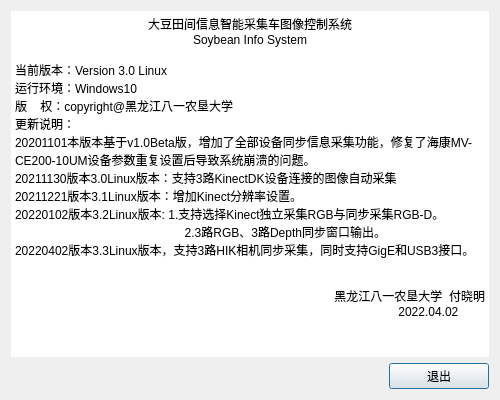
<?xml version="1.0" encoding="UTF-8"?>
<ui version="4.0">
 <class>help_Dialog</class>
 <widget class="QDialog" name="help_Dialog">
  <property name="geometry">
   <rect>
    <x>0</x>
    <y>0</y>
    <width>500</width>
    <height>400</height>
   </rect>
  </property>
  <property name="sizePolicy">
   <sizepolicy hsizetype="Fixed" vsizetype="Fixed">
    <horstretch>0</horstretch>
    <verstretch>0</verstretch>
   </sizepolicy>
  </property>
  <property name="minimumSize">
   <size>
    <width>500</width>
    <height>400</height>
   </size>
  </property>
  <property name="maximumSize">
   <size>
    <width>500</width>
    <height>400</height>
   </size>
  </property>
  <property name="windowTitle">
   <string>关于本程序</string>
  </property>
  <layout class="QGridLayout" name="gridLayout_2">
   <item row="0" column="0">
    <spacer name="horizontalSpacer_3">
     <property name="orientation">
      <enum>Qt::Horizontal</enum>
     </property>
     <property name="sizeType">
      <enum>QSizePolicy::Fixed</enum>
     </property>
     <property name="sizeHint" stdset="0">
      <size>
       <width>0</width>
       <height>20</height>
      </size>
     </property>
    </spacer>
   </item>
   <item row="0" column="1">
    <layout class="QGridLayout" name="gridLayout">
     <item row="1" column="0">
      <widget class="QTextBrowser" name="Description_Browser">
       <property name="frameShape">
        <enum>QFrame::NoFrame</enum>
       </property>
       <property name="frameShadow">
        <enum>QFrame::Sunken</enum>
       </property>
       <property name="html">
        <string>&lt;!DOCTYPE HTML PUBLIC &quot;-//W3C//DTD HTML 4.0//EN&quot; &quot;http://www.w3.org/TR/REC-html40/strict.dtd&quot;&gt;
&lt;html&gt;&lt;head&gt;&lt;meta name=&quot;qrichtext&quot; content=&quot;1&quot; /&gt;&lt;style type=&quot;text/css&quot;&gt;
p, li { white-space: pre-wrap; }
&lt;/style&gt;&lt;/head&gt;&lt;body style=&quot; font-family:'Ubuntu'; font-size:11pt; font-weight:400; font-style:normal;&quot;&gt;
&lt;p align=&quot;center&quot; style=&quot; margin-top:0px; margin-bottom:0px; margin-left:0px; margin-right:0px; -qt-block-indent:0; text-indent:0px;&quot;&gt;&lt;span style=&quot; font-family:'SimSun'; font-size:9pt;&quot;&gt;大豆田间信息智能采集车图像控制系统&lt;/span&gt;&lt;/p&gt;
&lt;p align=&quot;center&quot; style=&quot; margin-top:0px; margin-bottom:0px; margin-left:0px; margin-right:0px; -qt-block-indent:0; text-indent:0px;&quot;&gt;&lt;span style=&quot; font-family:'SimSun'; font-size:9pt;&quot;&gt;Soybean Info System&lt;/span&gt;&lt;/p&gt;
&lt;p style=&quot;-qt-paragraph-type:empty; margin-top:0px; margin-bottom:0px; margin-left:0px; margin-right:0px; -qt-block-indent:0; text-indent:0px; font-family:'SimSun'; font-size:9pt;&quot;&gt;&lt;br /&gt;&lt;/p&gt;
&lt;p style=&quot; margin-top:0px; margin-bottom:0px; margin-left:0px; margin-right:0px; -qt-block-indent:0; text-indent:0px;&quot;&gt;&lt;span style=&quot; font-family:'SimSun'; font-size:9pt;&quot;&gt;当前版本：Version 3.0 Linux&lt;/span&gt;&lt;/p&gt;
&lt;p style=&quot; margin-top:0px; margin-bottom:0px; margin-left:0px; margin-right:0px; -qt-block-indent:0; text-indent:0px;&quot;&gt;&lt;span style=&quot; font-family:'SimSun'; font-size:9pt;&quot;&gt;运行环境：Windows10&lt;/span&gt;&lt;/p&gt;
&lt;p style=&quot; margin-top:0px; margin-bottom:0px; margin-left:0px; margin-right:0px; -qt-block-indent:0; text-indent:0px;&quot;&gt;&lt;span style=&quot; font-family:'SimSun'; font-size:9pt;&quot;&gt;版    权：copyright@黑龙江八一农垦大学&lt;/span&gt;&lt;/p&gt;
&lt;p style=&quot; margin-top:0px; margin-bottom:0px; margin-left:0px; margin-right:0px; -qt-block-indent:0; text-indent:0px;&quot;&gt;&lt;span style=&quot; font-family:'SimSun'; font-size:9pt;&quot;&gt;更新说明：&lt;/span&gt;&lt;/p&gt;
&lt;p style=&quot; margin-top:0px; margin-bottom:0px; margin-left:0px; margin-right:0px; -qt-block-indent:0; text-indent:0px;&quot;&gt;&lt;span style=&quot; font-family:'SimSun'; font-size:9pt;&quot;&gt;20201101本版本基于v1.0Beta版，增加了全部设备同步信息采集功能，修复了海康MV-CE200-10UM设备参数重复设置后导致系统崩溃的问题。&lt;/span&gt;&lt;/p&gt;
&lt;p style=&quot; margin-top:0px; margin-bottom:0px; margin-left:0px; margin-right:0px; -qt-block-indent:0; text-indent:0px;&quot;&gt;&lt;span style=&quot; font-family:'SimSun'; font-size:9pt;&quot;&gt;20211130版本3.0Linux版本：支持3路KinectDK设备连接的图像自动采集&lt;/span&gt;&lt;/p&gt;
&lt;p style=&quot; margin-top:0px; margin-bottom:0px; margin-left:0px; margin-right:0px; -qt-block-indent:0; text-indent:0px;&quot;&gt;&lt;span style=&quot; font-family:'SimSun'; font-size:9pt;&quot;&gt;20211221版本3.1Linux版本：增加Kinect分辨率设置。&lt;/span&gt;&lt;/p&gt;
&lt;p style=&quot; margin-top:0px; margin-bottom:0px; margin-left:0px; margin-right:0px; -qt-block-indent:0; text-indent:0px;&quot;&gt;&lt;span style=&quot; font-family:'SimSun'; font-size:9pt;&quot;&gt;20220102版本3.2Linux版本: 1.支持选择Kinect独立采集RGB与同步采集RGB-D。&lt;/span&gt;&lt;/p&gt;
&lt;p style=&quot; margin-top:0px; margin-bottom:0px; margin-left:0px; margin-right:0px; -qt-block-indent:0; text-indent:0px;&quot;&gt;&lt;span style=&quot; font-family:'SimSun'; font-size:9pt;&quot;&gt;                                                   2.3路RGB、3路Depth同步窗口输出。&lt;/span&gt;&lt;/p&gt;
&lt;p style=&quot; margin-top:0px; margin-bottom:0px; margin-left:0px; margin-right:0px; -qt-block-indent:0; text-indent:0px;&quot;&gt;&lt;span style=&quot; font-family:'SimSun'; font-size:9pt;&quot;&gt;20220402版本3.3Linux版本，支持3路HIK相机同步采集，同时支持GigE和USB3接口。&lt;/span&gt;&lt;/p&gt;
&lt;p style=&quot; margin-top:0px; margin-bottom:0px; margin-left:0px; margin-right:0px; -qt-block-indent:0; text-indent:0px;&quot;&gt;&lt;span style=&quot; font-family:'SimSun'; font-size:9pt;&quot;&gt; &lt;/span&gt;&lt;/p&gt;
&lt;p align=&quot;center&quot; style=&quot;-qt-paragraph-type:empty; margin-top:0px; margin-bottom:0px; margin-left:0px; margin-right:0px; -qt-block-indent:0; text-indent:0px; font-family:'SimSun'; font-size:9pt;&quot;&gt;&lt;br /&gt;&lt;/p&gt;
&lt;p align=&quot;right&quot; style=&quot; margin-top:0px; margin-bottom:0px; margin-left:0px; margin-right:0px; -qt-block-indent:0; text-indent:0px;&quot;&gt;&lt;span style=&quot; font-family:'SimSun'; font-size:9pt;&quot;&gt;黑龙江八一农垦大学  付晓明&lt;/span&gt;&lt;/p&gt;
&lt;p align=&quot;right&quot; style=&quot; margin-top:0px; margin-bottom:0px; margin-left:0px; margin-right:0px; -qt-block-indent:0; text-indent:0px;&quot;&gt;&lt;span style=&quot; font-family:'SimSun'; font-size:9pt;&quot;&gt;2022.04.02        &lt;/span&gt;&lt;/p&gt;
&lt;p style=&quot;-qt-paragraph-type:empty; margin-top:0px; margin-bottom:0px; margin-left:0px; margin-right:0px; -qt-block-indent:0; text-indent:0px; font-family:'SimSun'; font-size:9pt;&quot;&gt;&lt;br /&gt;&lt;/p&gt;
&lt;p style=&quot;-qt-paragraph-type:empty; margin-top:0px; margin-bottom:0px; margin-left:0px; margin-right:0px; -qt-block-indent:0; text-indent:0px; font-family:'SimSun'; font-size:9pt;&quot;&gt;&lt;br /&gt;&lt;/p&gt;&lt;/body&gt;&lt;/html&gt;</string>
       </property>
      </widget>
     </item>
     <item row="3" column="0" rowspan="2">
      <layout class="QHBoxLayout" name="horizontalLayout_5">
       <item>
        <spacer name="horizontalSpacer_5">
         <property name="orientation">
          <enum>Qt::Horizontal</enum>
         </property>
         <property name="sizeHint" stdset="0">
          <size>
           <width>40</width>
           <height>20</height>
          </size>
         </property>
        </spacer>
       </item>
       <item>
        <widget class="QPushButton" name="quit_help_Btn">
         <property name="sizePolicy">
          <sizepolicy hsizetype="Fixed" vsizetype="Fixed">
           <horstretch>0</horstretch>
           <verstretch>0</verstretch>
          </sizepolicy>
         </property>
         <property name="minimumSize">
          <size>
           <width>100</width>
           <height>0</height>
          </size>
         </property>
         <property name="maximumSize">
          <size>
           <width>100</width>
           <height>16777215</height>
          </size>
         </property>
         <property name="text">
          <string>退出</string>
         </property>
        </widget>
       </item>
      </layout>
     </item>
    </layout>
   </item>
   <item row="0" column="2">
    <spacer name="horizontalSpacer_4">
     <property name="orientation">
      <enum>Qt::Horizontal</enum>
     </property>
     <property name="sizeType">
      <enum>QSizePolicy::Fixed</enum>
     </property>
     <property name="sizeHint" stdset="0">
      <size>
       <width>0</width>
       <height>20</height>
      </size>
     </property>
    </spacer>
   </item>
  </layout>
 </widget>
 <resources/>
 <connections/>
</ui>
